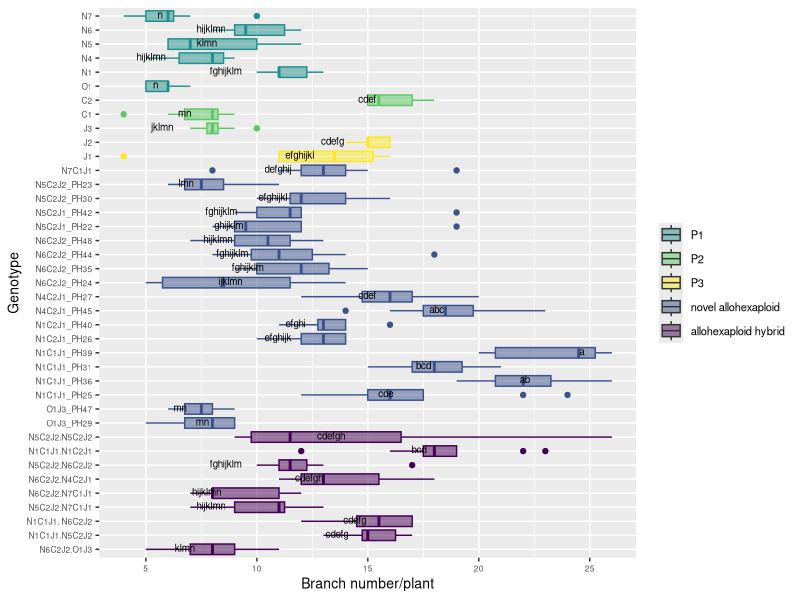

Recreate this plot in R.
# Comparison 2XY: Novel allohexaploids

#load packages 
install.packages("multcompView")
install.packages("viridis")
library(viridis)

library(tidyverse)
library(dplyr)
library(ggplot2)
library(ggpubr)
library(datasets)
library(multcompView)


# vollständige Rohdatentabelle laden ######
getwd()
DATA <- read_csv("EPPN raw data complete 220419.csv")
View(DATA)


#drop first column
DATA = DATA[,2:37]
View(DATA)

#Comparison 2XY	einschließlich JO allohexaploids
# Aim: to determine if the NCJ allohexaploids have more similarity to each other than to their parent genotypes 

#### subsetting #####
#IMPORTANT: N5C2J2.N5C2J1_PH43 has only one parent genotype: N5C2J2 (PH30 and PH23), 
# N5C2J1_PH42 wieder drin

comp_2XY4 <- DATA[DATA$Genotype %in% c("N5", "N6", "N1", "N4", "N7","C1", "C2", "J1", "J2", 
                                      "O1", "J3",
                                      
                                      "N6C2J2_PH24", "N6C2J2_PH35", "N6C2J2_PH44", "N6C2J2_PH48", 
                                     "N5C2J1_PH22", "N5C2J1_PH42", "N5C2J2_PH30", "N5C2J2_PH23", "N1C1J1_PH25", "N1C1J1_PH36", 
                                     "N1C1J1_PH31", "N1C1J1_PH39", "N1C2J1_PH26", "N1C2J1_PH40", "N4C2J1_PH45",
                                     "N4C2J1_PH27", "N7C1J1",
                                     "O1J3_PH29", "O1J3_PH47",	
                                     
                                     "N1C1J1.N5C2J2", "N6C2J2.N7C1J1", "N5C2J2.N7C1J1", "N1C1J1. N6C2J2",
                                     "N5C2J2.N6C2J2","N1C1J1.N1C2J1", "N5C2J2.N5C2J2", "N6C2J2.N4C2J1", "N6C2J2.O1J3"), ]
head(comp_2XY4)
View(comp_2XY4)

#create column giving generation###############################################
#N5C2J1_PH42 wieder drin ######################################################## 
comp_2XY4 <- comp_2XY4 %>%
  mutate(Line = case_when(
  Genotype == "O1" ~ "P1",
  Genotype == "J3" ~ "P2",
  Genotype == "N1" ~ "P1",
  Genotype == "N4" ~ "P1",
  Genotype == "N5" ~ "P1",
  Genotype == "N6" ~ "P1",
  Genotype == "N7" ~ "P1",
  Genotype == "C1" ~ "P2",
  Genotype == "C2" ~ "P2",
  Genotype == "J1" ~ "P3",
  Genotype == "J2" ~ "P3",
  Genotype == "O1J3_PH29" ~ "novel allohexaploid",
  Genotype == "O1J3_PH47" ~ "novel allohexaploid",
  Genotype == "N5C2J1_PH22" ~ "novel allohexaploid",
  Genotype == "N5C2J1_PH42" ~ "novel allohexaploid",
  Genotype == "N5C2J2_PH23" ~ "novel allohexaploid",
  Genotype == "N6C2J2_PH24" ~ "novel allohexaploid",
  Genotype == "N1C1J1_PH25" ~ "novel allohexaploid",
  Genotype == "N1C2J1_PH26" ~ "novel allohexaploid",
  Genotype == "N4C2J1_PH27" ~ "novel allohexaploid",
  Genotype == "N5C2J2_PH30" ~ "novel allohexaploid",
  Genotype == "N1C1J1_PH31" ~ "novel allohexaploid",
  Genotype == "N6C2J2_PH35" ~ "novel allohexaploid",
  Genotype == "N1C1J1_PH36" ~ "novel allohexaploid",
  Genotype == "N1C1J1_PH39" ~ "novel allohexaploid",
  Genotype == "N1C2J1_PH40" ~ "novel allohexaploid",
  Genotype == "N6C2J2_PH44" ~ "novel allohexaploid",
  Genotype == "N4C2J1_PH45" ~ "novel allohexaploid",
  Genotype == "N6C2J2_PH48" ~ "novel allohexaploid",
  Genotype == "N7C1J1" ~ "novel allohexaploid",
  Genotype == "N1C1J1.N5C2J2" ~ "allohexaploid hybrid",
  Genotype == "N1C1J1.N1C2J1" ~ "allohexaploid hybrid",
  Genotype == "N5C2J2.N7C1J1" ~ "allohexaploid hybrid",
  Genotype == "N5C2J2.N5C2J2" ~ "allohexaploid hybrid",
  Genotype == "N1C1J1. N6C2J2" ~ "allohexaploid hybrid",
  Genotype == "N5C2J2.N6C2J2" ~ "allohexaploid hybrid",
  Genotype == "N6C2J2.O1J3" ~ "allohexaploid hybrid",
  Genotype == "N6C2J2.N4C2J1" ~ "allohexaploid hybrid",
  Genotype == "N6C2J2.N7C1J1" ~ "allohexaploid hybrid"))
view(comp_2XY4)

# ANOVA, Tukey & Boxplot with CLD according to Rosane Rech##########################################################
# loading the appropriate libraries
library(datasets)

#remove previous objects
rm(anova)
rm(tukey)
rm(cld)
rm(Tk)

# analysis of variance
anova <- aov(branch_number ~ Genotype, data = comp_2XY4)
summary(anova)

# Tukey's test
tukey <- TukeyHSD(anova)
print(tukey)

# compact letter display
cld <- multcompLetters4(anova, tukey)
print(cld)

# table with factors and 3rd quantile
Tk <- group_by(comp_2XY4, Genotype) %>%
  summarise(mean = round(mean(branch_number, na.rm = TRUE), digits = 1), quant = round(quantile(branch_number, probs = 0.75, na.rm = TRUE), digits = 1)) %>%
  arrange(desc(mean)) #WICHTIG: arrange(desc(mean)) muss hier rein!!!

# extracting the compact letter display and adding to the Tk table
cld <- as.data.frame.list(cld$Genotype)
Tk$cld <- cld$Letters
print(Tk) # print dient der Überprüfung: Mittelwerte und Letter code 
# in der gleichen Reihenfolge angeordnet?


#create column giving generation###############################################
#N5C2J1_PH42 wieder drin ########################################################
ANOVA_Tukey_2XY4 <- Tk %>%
  mutate(Line = case_when(
    Genotype == "O1" ~ "P1",
    Genotype == "J3" ~ "P2",
    Genotype == "N1" ~ "P1",
    Genotype == "N4" ~ "P1",
    Genotype == "N5" ~ "P1",
    Genotype == "N6" ~ "P1",
    Genotype == "N7" ~ "P1",
    Genotype == "C1" ~ "P2",
    Genotype == "C2" ~ "P2",
    Genotype == "J1" ~ "P3",
    Genotype == "J2" ~ "P3",
    Genotype == "O1J3_PH29" ~ "novel allohexaploid",
    Genotype == "O1J3_PH47" ~ "novel allohexaploid",
    Genotype == "N5C2J1_PH22" ~ "novel allohexaploid",
    Genotype == "N5C2J1_PH42" ~ "novel allohexaploid",
    Genotype == "N5C2J2_PH23" ~ "novel allohexaploid",
    Genotype == "N6C2J2_PH24" ~ "novel allohexaploid",
    Genotype == "N1C1J1_PH25" ~ "novel allohexaploid",
    Genotype == "N1C2J1_PH26" ~ "novel allohexaploid",
    Genotype == "N4C2J1_PH27" ~ "novel allohexaploid",
    Genotype == "N5C2J2_PH30" ~ "novel allohexaploid",
    Genotype == "N1C1J1_PH31" ~ "novel allohexaploid",
    Genotype == "N6C2J2_PH35" ~ "novel allohexaploid",
    Genotype == "N1C1J1_PH36" ~ "novel allohexaploid",
    Genotype == "N1C1J1_PH39" ~ "novel allohexaploid",
    Genotype == "N1C2J1_PH40" ~ "novel allohexaploid",
    Genotype == "N6C2J2_PH44" ~ "novel allohexaploid",
    Genotype == "N4C2J1_PH45" ~ "novel allohexaploid",
    Genotype == "N6C2J2_PH48" ~ "novel allohexaploid",
    Genotype == "N7C1J1" ~ "novel allohexaploid",
    Genotype == "N1C1J1.N5C2J2" ~ "allohexaploid hybrid",
    Genotype == "N1C1J1.N1C2J1" ~ "allohexaploid hybrid",
    Genotype == "N5C2J2.N7C1J1" ~ "allohexaploid hybrid",
    Genotype == "N5C2J2.N5C2J2" ~ "allohexaploid hybrid",
    Genotype == "N1C1J1. N6C2J2" ~ "allohexaploid hybrid",
    Genotype == "N5C2J2.N6C2J2" ~ "allohexaploid hybrid",
    Genotype == "N6C2J2.O1J3" ~ "allohexaploid hybrid",
    Genotype == "N6C2J2.N4C2J1" ~ "allohexaploid hybrid",
    Genotype == "N6C2J2.N7C1J1" ~ "allohexaploid hybrid"))

view(ANOVA_Tukey_2XY4)

# Reorder factor levels in comp_2XY4
#N5C2J1_PH42 removed!!!##
comp_2XY4ord <- comp_2XY4                             
comp_2XY4ord$Genotype <- factor(comp_2XY4ord$Genotype,     
                                levels = c("N6C2J2.O1J3", "N1C1J1.N5C2J2", "N1C1J1. N6C2J2", 
                                           "N5C2J2.N7C1J1", "N6C2J2.N7C1J1", "N6C2J2.N4C2J1",
                                           "N5C2J2.N6C2J2", "N1C1J1.N1C2J1","N5C2J2.N5C2J2",
                                           
                                           "O1J3_PH29", "O1J3_PH47",
                                           "N1C1J1_PH25", "N1C1J1_PH36","N1C1J1_PH31", "N1C1J1_PH39", 
                                           "N1C2J1_PH26", "N1C2J1_PH40", 
                                           "N4C2J1_PH45","N4C2J1_PH27",
                                           "N6C2J2_PH24", "N6C2J2_PH35", "N6C2J2_PH44", "N6C2J2_PH48", 
                                           "N5C2J1_PH22", "N5C2J1_PH42",
                                           "N5C2J2_PH30", "N5C2J2_PH23", 
                                           "N7C1J1",
                                           
                                           "J1", "J2", "J3", "C1", "C2", "O1", "N1", "N4", "N5", "N6", "N7"))

ANOVA_Tukey_2XY4ord <- ANOVA_Tukey_2XY4
ANOVA_Tukey_2XY4ord$Genotype <- factor(ANOVA_Tukey_2XY4ord$Genotype,     
                                  levels = c("N6C2J2.O1J3", "N1C1J1.N5C2J2", "N1C1J1. N6C2J2", 
                                             "N5C2J2.N7C1J1", "N6C2J2.N7C1J1", "N6C2J2.N4C2J1",
                                             "N5C2J2.N6C2J2", "N1C1J1.N1C2J1","N5C2J2.N5C2J2",
                                             
                                             "O1J3_PH29", "O1J3_PH47",
                                             "N1C1J1_PH25", "N1C1J1_PH36","N1C1J1_PH31", "N1C1J1_PH39", 
                                             "N1C2J1_PH26", "N1C2J1_PH40", 
                                             "N4C2J1_PH45","N4C2J1_PH27",
                                             "N6C2J2_PH24", "N6C2J2_PH35", "N6C2J2_PH44", "N6C2J2_PH48", 
                                             "N5C2J1_PH22", "N5C2J1_PH42",
                                             "N5C2J2_PH30", "N5C2J2_PH23", 
                                             "N7C1J1",
                                             
                                             "J1", "J2", "J3", "C1", "C2", "O1", "N1", "N4", "N5", "N6", "N7"))


#boxplot branch_number 2XY4
ggplot(comp_2XY4ord, aes(Genotype, branch_number, fill = Line, color = Line)) + 
  geom_boxplot() +
  labs(x="Genotype", y="Branch number/plant") +
  geom_text(data = ANOVA_Tukey_2XY4, aes(x = Genotype, y = quant, label = cld), color = "black", size = 2.5, vjust = 0.3, hjust = 3) +
  coord_flip() +
  theme(axis.title = element_text(size = 14),
        legend.text = element_text(size = 8),
        legend.title= element_blank(),
        axis.title.x = element_text(size = 10),
        axis.title.y = element_text(size = 10),
        axis.text.x = element_text(size = 6),
        axis.text.y = element_text(size = 6)) +
  scale_color_viridis(discrete = TRUE, option = "D", direction = 1, alpha = 1, guide = "none") +  #legend removed by guide = "none" 
  scale_fill_viridis(discrete = TRUE, option = "D", direction = 1, alpha = 0.5,
                     breaks=c("P1", "P2", "P3", "novel allohexaploid", "allohexaploid hybrid"),
                     labels=c("P1", "P2", "P3", "novel allohexaploid", "allohexaploid hybrid")) ##reorder legend labels!
